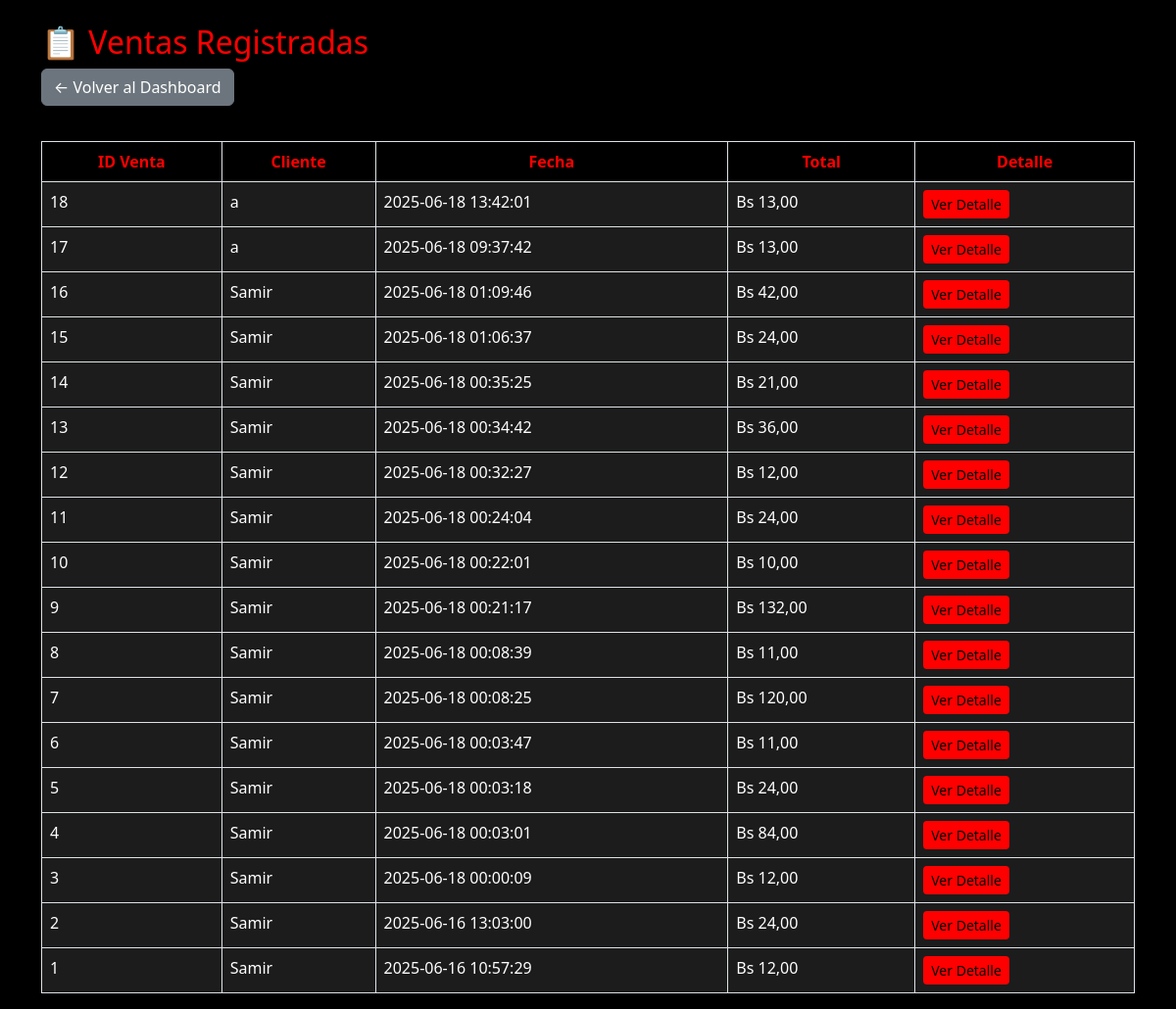
/admin/ventas_listado.php (signed in), run on the app's committed database.
### tables this page shows
CREATE TABLE `ventas` (
  `id` int(11) NOT NULL,
  `id_usuario` int(11) DEFAULT NULL,
  `fecha` datetime DEFAULT current_timestamp(),
  `total` decimal(10,2) DEFAULT NULL
);

CREATE TABLE `usuarios` (
  `id` int(11) NOT NULL,
  `nombre` varchar(100) DEFAULT NULL,
  `correo` varchar(100) DEFAULT NULL,
  `contrasena` varchar(255) DEFAULT NULL,
  `rol` enum('admin','cliente') DEFAULT 'cliente',
  `puntos` int(11) DEFAULT 0,
  `token` varchar(255) DEFAULT NULL,
  `token_expira` datetime DEFAULT NULL
);

### admin/ventas_listado.php (the view, shortened to what this page needs)
<?php
require_once '../includes/db.php';
$stmt = $pdo->prepare("
    SELECT v.*, u.nombre AS cliente
    FROM ventas v
    LEFT JOIN usuarios u ON v.id_usuario = u.id
    ORDER BY v.fecha DESC
");
$stmt->execute();
$ventas = $stmt->fetchAll();
?>
<!DOCTYPE html>
<html lang="es">
<head>
    <link href="https://cdn.jsdelivr.net/npm/bootstrap@5.3.0/dist/css/bootstrap.min.css" rel="stylesheet">
</head>
<body>
<div class="container mt-4">
    <h2>📋 Ventas Registradas</h2>
    <a href="../admin/dashboard.php" class="btn btn-secondary btn-volver">← Volver al Dashboard</a>
    <table class="table table-bordered table-hover mt-3">
        <thead>
            <tr>
                <th>ID Venta</th>
                <th>Cliente</th>
                <th>Fecha</th>
                <th>Total</th>
                <th>Detalle</th>
            </tr>
        </thead>
        <tbody>
            <?php foreach ($ventas as $v): ?>
            <tr>
                <td><?= $v['id'] ?></td>
                <td><?= htmlspecialchars($v['cliente'] ?? 'Anónimo') ?></td>
                <td><?= $v['fecha'] ?></td>
                <td>Bs <?= number_format($v['total'], 2, ',', '.') ?></td>
                <td>
                    <a href="venta_detalle.php?id=<?= $v['id'] ?>" class="btn btn-sm btn-info">Ver Detalle</a>
                </td>
            </tr>
            <?php endforeach; ?>
        </tbody>
    </table>
</div>
</body>
</html>

### admin/ventas_listado.php (style rules this page uses)
body { background-color: black; color: white; }
h2 { color: red; }
.table th { color: red; background-color: black; text-align: center; }
.table td { background-color: #1c1c1c; color: white; }
.btn-info { background-color: red; border: none; }
.btn-volver { margin-bottom: 20px; }

### data on the page
ventas: id "18", id_usuario.nombre "a", fecha "2025-06-18 13:42:01", total "13,00"
ventas: id "17", id_usuario.nombre "a", fecha "2025-06-18 09:37:42", total "13,00"
ventas: id "16", id_usuario.nombre "Samir", fecha "2025-06-18 01:09:46", total "42,00"
ventas: id "15", id_usuario.nombre "Samir", fecha "2025-06-18 01:06:37", total "24,00"
ventas: id "14", id_usuario.nombre "Samir", fecha "2025-06-18 00:35:25", total "21,00"
ventas: id "13", id_usuario.nombre "Samir", fecha "2025-06-18 00:34:42", total "36,00"
ventas: id "12", id_usuario.nombre "Samir", fecha "2025-06-18 00:32:27", total "12,00"
ventas: id "11", id_usuario.nombre "Samir", fecha "2025-06-18 00:24:04", total "24,00"
ventas: id "10", id_usuario.nombre "Samir", fecha "2025-06-18 00:22:01", total "10,00"
ventas: id "9", id_usuario.nombre "Samir", fecha "2025-06-18 00:21:17", total "132,00"
ventas: id "8", id_usuario.nombre "Samir", fecha "2025-06-18 00:08:39", total "11,00"
ventas: id "7", id_usuario.nombre "Samir", fecha "2025-06-18 00:08:25", total "120,00"
ventas: id "6", id_usuario.nombre "Samir", fecha "2025-06-18 00:03:47", total "11,00"
ventas: id "5", id_usuario.nombre "Samir", fecha "2025-06-18 00:03:18", total "24,00"
ventas: id "4", id_usuario.nombre "Samir", fecha "2025-06-18 00:03:01", total "84,00"
ventas: id "3", id_usuario.nombre "Samir", fecha "2025-06-18 00:00:09", total "12,00"
ventas: id "2", id_usuario.nombre "Samir", fecha "2025-06-16 13:03:00", total "24,00"
ventas: id "1", id_usuario.nombre "Samir", fecha "2025-06-16 10:57:29", total "12,00"
